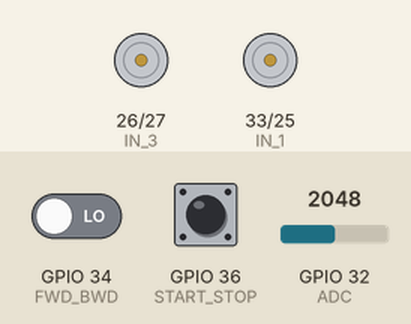
Recording of a sketch running on a simulated ESP32. Parts: motor-driver pin pairs drawn as motors (green arrow = first pin HIGH = forward, orange = second pin HIGH = backward, longer = more drive). The test bench sets the inputs (shaded band); at power-on: GPIO 36 (START_STOP) LOW, GPIO 34 (FWD_BWD) LOW, GPIO 32 (ADC) = 2048.

Above: at 1.2 s.
1.3 s: GPIO 36 (START_STOP) pulled HIGH for 0.15 s
At 1.37 s:
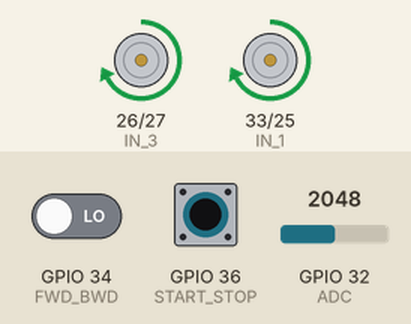
2.9 s: GPIO 36 (START_STOP) pulled HIGH for 3.2 s
At 7.3 s:
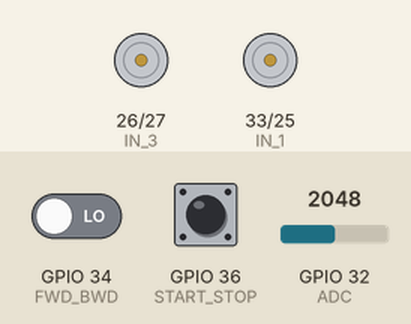
7.6 s: GPIO 34 (FWD_BWD) driven HIGH and GPIO 36 (START_STOP) driven HIGH
At 8.6 s:
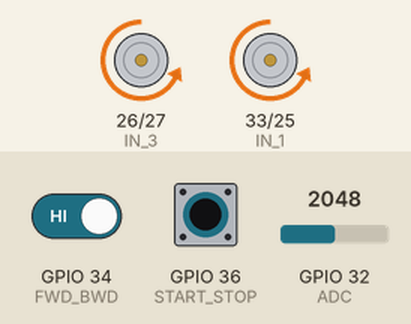
9.1 s: GPIO 32 (ADC) set to 1228
At 9.8 s:
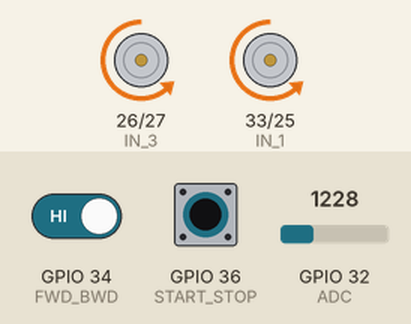
10.6 s: GPIO 34 (FWD_BWD) driven LOW
At 11.0 s:
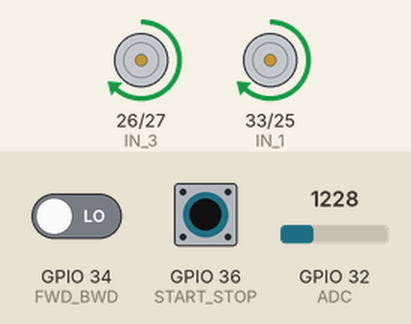
12.1 s: GPIO 36 (START_STOP) driven LOW
At 13.3 s:
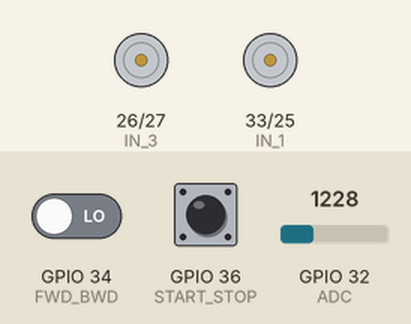
Timing chart, 0 to 14.6 s (numbered marks = the images above; inputs shaded):
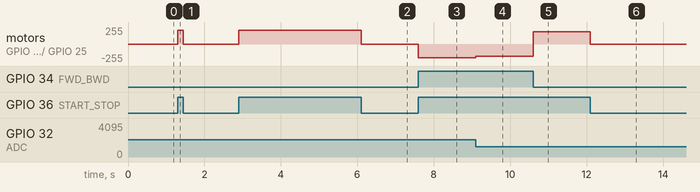

The sketch:

motor.ino
```cpp
#define IN_1 33 // Pin attached to IN1 of DRV8833 module
#define IN_2 25 // Pin attached to IN2 of DRV8833 module
#define IN_3 26 // Pin attached to IN3 of DRV8833 module
#define IN_4 27 // Pin attached to IN4 of DRV8833 module

#define START_STOP 36
#define FWD_BWD 34
#define FWD 0
#define BWD 1

#define PWM_CH_1 0
#define PWM_CH_2 1
#define PWM_CH_3 2
#define PWM_CH_4 3

#define PWM_FREQ 15000
#define PWM_RES 12 // Resolution in bits

#define ADC 32
#define MAX_ADC 4095
#define MIN_CYCLE 60

const int PWM_MAX = pow(2, PWM_RES) - 1;
int dutyCycle = 100; // percents
int adc = 0;

void setup()
{
    ledcSetup(PWM_CH_1, PWM_FREQ, PWM_RES);
    ledcSetup(PWM_CH_2, PWM_FREQ, PWM_RES);
    ledcSetup(PWM_CH_3, PWM_FREQ, PWM_RES);
    ledcSetup(PWM_CH_4, PWM_FREQ, PWM_RES);

    ledcAttachPin(IN_1, PWM_CH_1);
    ledcAttachPin(IN_2, PWM_CH_2);
    ledcAttachPin(IN_3, PWM_CH_3);
    ledcAttachPin(IN_4, PWM_CH_4);

    pinMode(START_STOP, INPUT);
    pinMode(FWD_BWD, INPUT);
}

void loop()
{
    adc = analogRead(ADC);
    dutyCycle = 60 + ((40 * adc) / 4095);

    if (digitalRead(START_STOP))
    {
        if (digitalRead(FWD_BWD) == FWD)
        {
            moveForward(PWM_CH_1, PWM_CH_2, dutyCycle);
            moveForward(PWM_CH_3, PWM_CH_4, dutyCycle);
        }
        else
        {
            moveBackward(PWM_CH_1, PWM_CH_2, dutyCycle);
            moveBackward(PWM_CH_3, PWM_CH_4, dutyCycle);
        }
    }
    else
    {
        stopMotor(PWM_CH_1, PWM_CH_2);
        stopMotor(PWM_CH_3, PWM_CH_4);
    }
}
void moveForward(int motorPositive, int motorNegative, int dutyCycle)
{
    int pwmValue = dutyCycle / 100.0 * PWM_MAX;

    /* The current flows from positive to negative. */
    ledcWrite(motorPositive, pwmValue);
    ledcWrite(motorNegative, 0);
}

void moveBackward(int motorPositive, int motorNegative, int dutyCycle)
{
    int pwmValue = dutyCycle / 100.0 * PWM_MAX;

    /* The current flows from negative to positive. */
    ledcWrite(motorPositive, 0);
    ledcWrite(motorNegative, pwmValue);
}

void stopMotor(int motorPositive, int motorNegative)
{
    ledcWrite(motorPositive, 0);
    ledcWrite(motorNegative, 0);
}
```

Measured:
- after the input at 1.3 s, motor on GPIO 26 (IN_3) / GPIO 27 (IN_4), motor on GPIO 33 (IN_1) / GPIO 25 (IN_2): stopped → forward 204/255 at once, → stopped 0.15 s later
- after the input at 2.9 s, motor on GPIO 26 (IN_3) / GPIO 27 (IN_4), motor on GPIO 33 (IN_1) / GPIO 25 (IN_2): stopped → forward 204/255 at once, → stopped 3.2 s later
- after the input at 7.6 s, motor on GPIO 26 (IN_3) / GPIO 27 (IN_4), motor on GPIO 33 (IN_1) / GPIO 25 (IN_2): stopped → backward 204/255 at once
- after the input at 9.1 s, motor on GPIO 26 (IN_3) / GPIO 27 (IN_4), motor on GPIO 33 (IN_1) / GPIO 25 (IN_2): backward 204/255 → backward 181/255 at once
- after the input at 10.6 s, motor on GPIO 26 (IN_3) / GPIO 27 (IN_4), motor on GPIO 33 (IN_1) / GPIO 25 (IN_2): backward 181/255 → forward 181/255 at once
- after the input at 12.1 s, motor on GPIO 26 (IN_3) / GPIO 27 (IN_4), motor on GPIO 33 (IN_1) / GPIO 25 (IN_2): forward 181/255 → stopped at once
